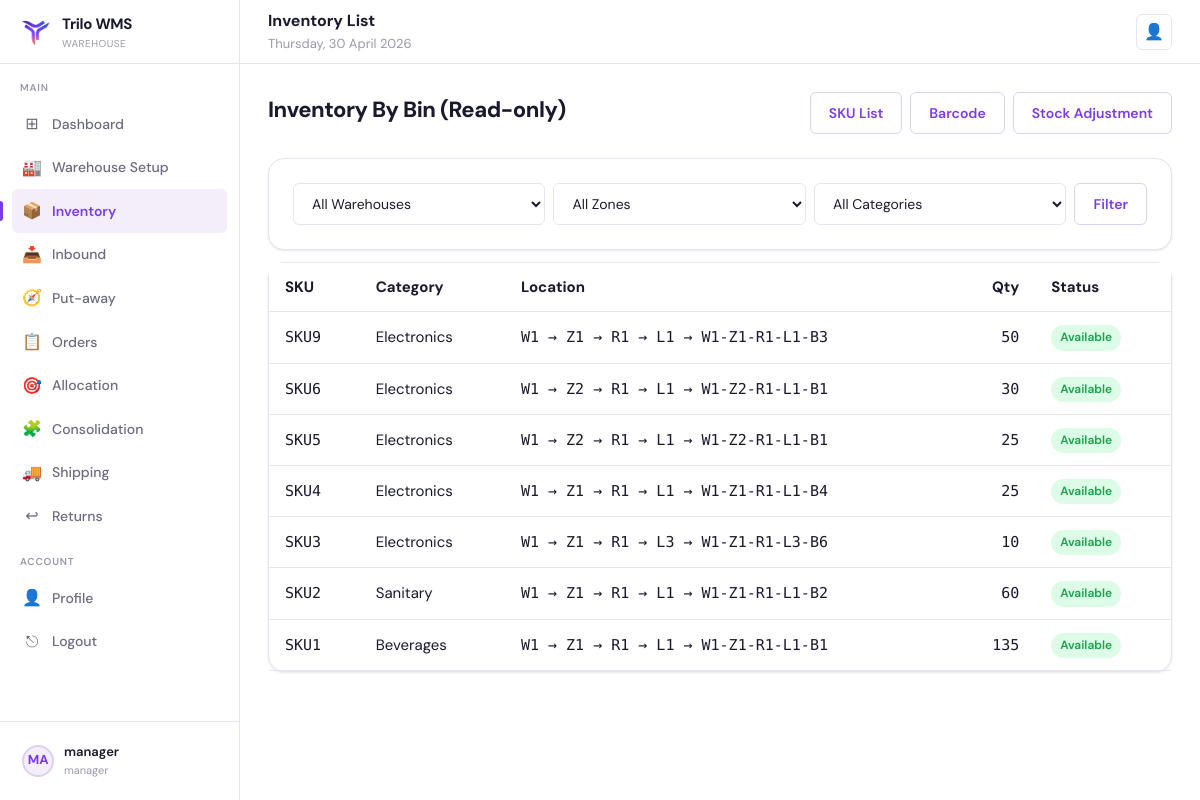
Screenshot of /inventory/ (signed in) with the database file from the repository.
### core/models.py (models this page shows, shortened)
class User(AbstractUser):
    class Role(models.TextChoices):
        ADMIN = "admin", "Admin"
        MANAGER = "manager", "Manager"
        PICKER = "picker", "Picker"
        PUTAWAY = "putaway", "Putaway"
        PACKER = "packer", "Packer"
    role = models.CharField(max_length=20, choices=Role.choices, default=Role.PICKER)
    employee_id = models.CharField(max_length=32, unique=True)
    warehouse = models.CharField(max_length=120, blank=True, null=True)
    assigned_warehouse = models.ForeignKey(
        "Warehouse",
        on_delete=models.SET_NULL,
        null=True,
        blank=True,
        related_name="workers",
    )

class Inventory(models.Model):
    class Status(models.TextChoices):
        AVAILABLE = "available", "Available"
        DAMAGED = "damaged", "Damaged"
    sku = models.ForeignKey(SKU, on_delete=models.CASCADE, related_name="inventory_records")
    warehouse = models.ForeignKey(Warehouse, on_delete=models.CASCADE, related_name="inventory_records")
    zone = models.ForeignKey(Zone, on_delete=models.SET_NULL, null=True, blank=True, related_name="inventory_records")
    bin = models.ForeignKey(Bin, on_delete=models.PROTECT, null=True, blank=True, related_name="inventory_records")
    quantity = models.IntegerField(default=0)
    status = models.CharField(max_length=20, choices=Status.choices, default=Status.AVAILABLE)
    class Meta:
        unique_together = ("sku", "warehouse", "bin")

class SKU(models.Model):
    class UnitType(models.TextChoices):
        UNIT = "unit", "Unit"
        BOX = "box", "Box"
        PALLET = "pallet", "Pallet"
    name = models.CharField(max_length=200)
    sku_code = models.CharField(max_length=80, unique=True)
    category = models.CharField(max_length=120, blank=True, default="")
    brand = models.CharField(max_length=120, blank=True, default="")
    unit_type = models.CharField(max_length=20, choices=UnitType.choices, default=UnitType.UNIT)
    weight = models.DecimalField(max_digits=10, decimal_places=2, default=0)
    dimensions = models.CharField(max_length=120, blank=True, default="")
    barcode = models.CharField(max_length=120, blank=True, default="")
    quantity = models.PositiveIntegerField(default=0)

class Warehouse(models.Model):
    class Status(models.TextChoices):
        ACTIVE = "active", "Active"
        INACTIVE = "inactive", "Inactive"
    name = models.CharField(max_length=120)
    code = models.CharField(max_length=20, unique=True)
    location = models.CharField(max_length=255, blank=True, default="")
    manager = models.ForeignKey(
        settings.AUTH_USER_MODEL,
        on_delete=models.SET_NULL,
        null=True,
        blank=True,
        related_name="managed_warehouses",
    )
    contact = models.CharField(max_length=120, blank=True, default="")
    status = models.CharField(max_length=20, choices=Status.choices, default=Status.ACTIVE)
    created_at = models.DateTimeField(default=timezone.now, editable=False)

class Zone(models.Model):
    class Type(models.TextChoices):
        BULK = "bulk", "Bulk"
        DISCRETE = "discrete", "Discrete"
    class Temperature(models.TextChoices):
        NORMAL = "normal", "Normal"
        COLD = "cold", "Cold"
    warehouse = models.ForeignKey(Warehouse, on_delete=models.CASCADE, related_name="zones")
    name = models.CharField(max_length=120)
    code = models.CharField(max_length=20)
    type = models.CharField(max_length=20, choices=Type.choices, default=Type.BULK)
    temperature = models.CharField(
        max_length=20, choices=Temperature.choices, default=Temperature.NORMAL
    )
    class Meta:
        unique_together = ("warehouse", "code")

class Bin(models.Model):
    class Size(models.TextChoices):
        SMALL = "S", "Small"
        MEDIUM = "M", "Medium"
        LARGE = "L", "Large"
    rack = models.ForeignKey(Rack, on_delete=models.CASCADE, related_name="bins")
    level = models.ForeignKey("Level", on_delete=models.CASCADE, null=True, blank=True, related_name="bins")
    level_number = models.PositiveIntegerField(default=1)
    bin_code = models.CharField(max_length=80, unique=True)
    size = models.CharField(max_length=1, choices=Size.choices, default=Size.MEDIUM)
    max_capacity = models.PositiveIntegerField(default=0)
    current_capacity = models.PositiveIntegerField(default=0)

class Rack(models.Model):
    zone = models.ForeignKey(Zone, on_delete=models.CASCADE, related_name="racks")
    rack_number = models.CharField(max_length=20)
    levels = models.PositiveIntegerField(default=1)
    total_levels = models.PositiveIntegerField(default=1)
    max_capacity = models.PositiveIntegerField(default=0)
    class Meta:
        unique_together = ("zone", "rack_number")

class Level(models.Model):
    rack = models.ForeignKey(Rack, on_delete=models.CASCADE, related_name="level_rows")
    level_number = models.PositiveIntegerField()
    class Meta:
        unique_together = ("rack", "level_number")
        ordering = ["level_number"]

### core/views.py (the view)
# urls.py: path("inventory/", views.inventory_list, name="inventory_list"),
@login_required
@role_required("admin", "manager")
def inventory_list(request):
    rows = Inventory.objects.select_related("sku", "warehouse", "zone", "bin__level__rack__zone__warehouse").order_by("-id")
    warehouse = request.GET.get("warehouse") or ""
    zone = request.GET.get("zone") or ""
    category = request.GET.get("category") or ""
    if warehouse:
        rows = rows.filter(warehouse_id=warehouse)
    if zone:
        rows = rows.filter(zone_id=zone)
    if category:
        rows = rows.filter(sku__category=category)
    return render(
        request,
        "inventory/inventory_list.html",
        {
            "rows": rows,
            "warehouses": Warehouse.objects.order_by("code"),
            "zones": Zone.objects.order_by("code"),
            "categories": SKU.objects.exclude(category="").values_list("category", flat=True).distinct(),
            "warehouse_filter": warehouse,
            "zone_filter": zone,
            "category_filter": category,
            "today_str": now_date_str(),
        },
    )

### core/utils.py (called while the page is built)
def now_date_str() -> str:
    return timezone.localdate().strftime("%A, %d %B %Y")

### core/templates/inventory/inventory_list.html (shortened to what this page needs)
{% extends "base.html" %}
{% block header_title %}Inventory List{% endblock %}
{% block content %}
<div class="page-header" style="display:flex;justify-content:space-between;gap:8px;flex-wrap:wrap"><div class="page-title">Inventory By Bin (Read-only)</div><div style="display:flex;gap:8px"><a class="btn btn-outline" href="/inventory/skus/">SKU List</a><a class="btn btn-outline" href="/inventory/barcode/">Barcode</a><a class="btn btn-outline" href="/inventory/adjustment/">Stock Adjustment</a></div></div>
<div class="card" style="margin-bottom:12px"><div class="card-body">
  <form method="get" style="display:grid;grid-template-columns:1fr 1fr 1fr auto;gap:8px">
    <select class="form-control" name="warehouse"><option value="">All Warehouses</option></select>
    <select class="form-control" name="zone"><option value="">All Zones</option>{% for z in zones %}<option value="{{ z.id }}" {% if zone_filter == z.id|stringformat:"s" %}selected{% endif %}>{{ z.code }}</option>{% endfor %}</select>
    <select class="form-control" name="category"><option value="">All Categories</option>{% for c in categories %}<option value="{{ c }}" {% if category_filter == c %}selected{% endif %}>{{ c }}</option>{% endfor %}</select>
    <button class="btn btn-outline" type="submit">Filter</button>
  </form>
</div></div>
<div class="card"><div class="card-body" style="padding:0">
  <table style="width:100%;border-collapse:collapse">
    <thead><tr style="background:var(--bg);border-bottom:1px solid var(--border)"><th style="padding:12px 16px;text-align:left">SKU</th><th style="padding:12px 16px;text-align:left">Category</th><th style="padding:12px 16px;text-align:left">Location</th><th style="padding:12px 16px;text-align:right">Qty</th><th style="padding:12px 16px;text-align:left">Status</th></tr></thead>
    <tbody>
      {% for r in rows %}
      <tr style="border-bottom:1px solid var(--border)">
        <td style="padding:12px 16px;font-family:var(--mono)">{{ r.sku.sku_code }}</td>
        <td style="padding:12px 16px">{{ r.sku.category }}</td>
        <td style="padding:12px 16px;font-family:var(--mono)">{{ r.warehouse.code }} → {{ r.zone.code }} → {{ r.bin.rack.rack_number }} → L{{ r.bin.level.level_number|default:r.bin.level_number }} → {{ r.bin.bin_code }}</td>
        <td style="padding:12px 16px;text-align:right;font-family:var(--mono)">{{ r.quantity }}</td>
        <td style="padding:12px 16px"><span class="badge {% if r.status == 'damaged' %}badge-danger{% else %}badge-success{% endif %}">{{ r.get_status_display }}</span></td>
      </tr>
      {% empty %}
      <tr><td colspan="5" style="padding:16px" class="muted">No inventory. Inventory appears only after inbound -> put-away.</td></tr>
      {% endfor %}
    </tbody>
  </table>
</div></div>
{% endblock %}

### core/templates/base.html (shortened to what this page needs)
{% load static %}
<!DOCTYPE html>
<html lang="en">
<head>
  <link rel="stylesheet" href="{% static 'css/base.css' %}"/>
</head>
<body class="{% block body_class %}{% endblock %}">
  {% block layout %}
  <div class="layout">
    <aside class="sidebar">
      <div class="sidebar-logo">
        <div class="logo-icon"><img src="{% static 'images/TriloLogo.png' %}" alt="Trilo WMS" width="32" height="32" /></div>
        <div>
          <div class="logo-text">Trilo WMS</div>
          <div class="logo-sub">Warehouse</div>
        </div>
      </div>
      <nav class="sidebar-nav">
        <div class="nav-section-label">Main</div>
        <a class="nav-item {% if request.path == '/dashboard/' %}active{% endif %}" href="/dashboard/">
          <span class="nav-icon">⊞</span> Dashboard
        </a>
        {% if request.user.role == 'manager' %}
          <a class="nav-item {% if request.path|slice:":11" == '/warehouse/' %}active{% endif %}" href="/warehouse/">
            <span class="nav-icon">🏭</span> Warehouse Setup
          </a>
          <a class="nav-item {% if request.path|slice:":11" == '/inventory/' %}active{% endif %}" href="/inventory/">
            <span class="nav-icon">📦</span> Inventory
          </a>
          <a class="nav-item {% if request.path|slice:":9" == '/inbound/' %}active{% endif %}" href="/inbound/">
            <span class="nav-icon">📥</span> Inbound
          </a>
          <a class="nav-item {% if request.path|slice:":18" == '/inbound/putaway/' %}active{% endif %}" href="/inbound/putaway/tasks/">
            <span class="nav-icon">🧭</span> Put-away
          </a>
          <a class="nav-item {% if request.path|slice:":8" == '/orders/' %}active{% endif %}" href="/orders/">
            <span class="nav-icon">📋</span> Orders
          </a>
          <a class="nav-item {% if request.path|slice:":12" == '/allocation/' %}active{% endif %}" href="/allocation/">
            <span class="nav-icon">🎯</span> Allocation
          </a>
          <a class="nav-item {% if request.path|slice:":15" == '/consolidation/' %}active{% endif %}" href="/consolidation/">
            <span class="nav-icon">🧩</span> Consolidation
          </a>
          <a class="nav-item {% if request.path|slice:":10" == '/shipping/' %}active{% endif %}" href="/shipping/">
            <span class="nav-icon">🚚</span> Shipping
          </a>
          <a class="nav-item {% if request.path|slice:":9" == '/returns/' %}active{% endif %}" href="/returns/">
            <span class="nav-icon">↩</span> Returns
          </a>
        {% endif %}
        <div class="nav-section-label">Account</div>
        <a class="nav-item {% if request.path == '/profile/' %}active{% endif %}" href="/profile/">
          <span class="nav-icon">👤</span> Profile
        </a>
        <a class="nav-item" href="/logout/"><span class="nav-icon">⎋</span> Logout</a>
      </nav>
      <div class="sidebar-footer">
        <a class="sidebar-user" href="/profile/">
          <div class="user-avatar">{{ request.user.get_full_name|default:request.user.username|slice:":2"|upper }}</div>
          <div class="user-info">
            <div class="user-name">{{ request.user.get_full_name|default:request.user.username }}</div>
            <div class="user-role">{{ request.user.role|default:"" }}</div>
          </div>
        </a>
      </div>
    </aside>
    <header class="header">
      <div style="flex:1">
        <div class="header-title">{% block header_title %}Dashboard{% endblock %}</div>
        <div class="header-breadcrumb">{% block header_subtitle %}{{ today_str }}{% endblock %}</div>
      </div>
      <div class="header-actions">
        <a class="header-btn" href="/profile/" title="Profile">👤</a>
      </div>
    </header>
    <main class="main">
      {% block content %}{% endblock %}
    </main>
  </div>
  {% endblock %}
</body>
</html>

### rows the page displays
User: user.get_full_name "MA", user.get_full_name "manager", user.role "manager"
Inventory: sku.sku_code "SKU9", sku.category "Electronics", warehouse.code "W1", zone.code "Z1", bin.rack.rack_number "R1", bin.level.level_number "1", bin.bin_code "W1-Z1-R1-L1-B3", quantity "50", status "Available"
Inventory: sku.sku_code "SKU6", sku.category "Electronics", warehouse.code "W1", zone.code "Z2", bin.rack.rack_number "R1", bin.level.level_number "1", bin.bin_code "W1-Z2-R1-L1-B1", quantity "30", status "Available"
Inventory: sku.sku_code "SKU5", sku.category "Electronics", warehouse.code "W1", zone.code "Z2", bin.rack.rack_number "R1", bin.level.level_number "1", bin.bin_code "W1-Z2-R1-L1-B1", quantity "25", status "Available"
Inventory: sku.sku_code "SKU4", sku.category "Electronics", warehouse.code "W1", zone.code "Z1", bin.rack.rack_number "R1", bin.level.level_number "1", bin.bin_code "W1-Z1-R1-L1-B4", quantity "25", status "Available"
Inventory: sku.sku_code "SKU3", sku.category "Electronics", warehouse.code "W1", zone.code "Z1", bin.rack.rack_number "R1", bin.level.level_number "3", bin.bin_code "W1-Z1-R1-L3-B6", quantity "10", status "Available"
Inventory: sku.sku_code "SKU2", sku.category "Sanitary", warehouse.code "W1", zone.code "Z1", bin.rack.rack_number "R1", bin.level.level_number "1", bin.bin_code "W1-Z1-R1-L1-B2", quantity "60", status "Available"
Inventory: sku.sku_code "SKU1", sku.category "Beverages", warehouse.code "W1", zone.code "Z1", bin.rack.rack_number "R1", bin.level.level_number "1", bin.bin_code "W1-Z1-R1-L1-B1", quantity "135", status "Available"

### other values shown
{{ today_str }} "Thursday, 30 April 2026"
